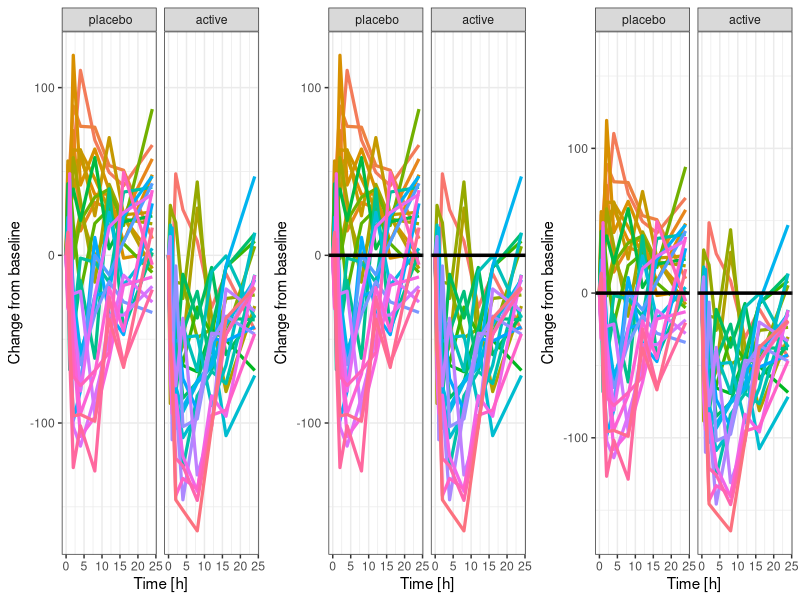

Write the R code that produced this figure.
## ---- chunk 1
#| label: AuxElementsFromFile
#| echo: false

# Function for data set generation.
make.data <- function(
    x = c(0, 0.5, 1, 2, 4, 8, 12, 16, 24),
    y = exp(-0.2 * x) - exp(-0.21 * x),
    sd = 0.25, # std dev of y
    seed = 4384590,
    n = 50) {
  # Setting the random number seed for reproducibility.
  set.seed(seed)
  # Creation of x- and y-variables.
  x2 <- rep(x, n)
  y2 <- NULL
  for (i in 1:n) {
    y2 <- c(y2, y * (2 * (n / 4 - i)) + rlnorm(length(y), sd = sd))
  }

  # Creation of an identifier for each profile.
  ID <- factor(rep(1:n, rep(length(y), n)))

  # Composition of the data set.
  df <- data.frame(PD = 100 * y2, time = x, ID = ID)

  # Addition of a baseline variable.
  BL <- df[df$time == 0, c("ID", "PD")]
  names(BL) <- c("ID", "BL")
  df <- merge(df, BL)

  # Addition of change from baseline.
  df$Change <- df$PD - df$BL

  # Definition of treatment.
  df$trt <- ifelse(df$BL > mean(df$BL), "active", " placebo")

  return(df)
}

# Generate the data.
x <- make.data()

# ---
# Figures.

library(ggplot2)
gg <- ggplot(x, aes(x = time, y = Change, group = ID, color = ID))
gg <- gg + theme_bw()
gg <- gg + xlab("Time [h]") + ylab("Change from baseline")
gg <- gg + geom_line(linewidth = 1.1) + theme(legend.position = "none")
gg <- gg + facet_grid(. ~ trt)

# Addition of an auxiliary line at y=0.
gg2 <- gg + geom_hline(yintercept = 0, linewidth = 1.2)

# Symmetric y-axis limits.
gg3 <- gg2 + ylim(c(-1, 1) * max(abs(x$Change)))

# Arranging all plots into one figure.
library(cowplot)
plot_grid(gg, gg2, gg3, nrow = 1)

